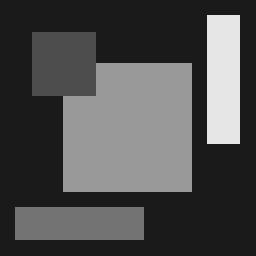
%> input picture TestComputerVision/computervision3/rectangles.jpg, 256 x 256 px
$ octave hw1.m   (GNU Octave 9; MATLAB toolbox functions it lacks are replaced by stand-ins)
%> lines starting %> are read from the running program, lines starting %| are printed output that depends on the picture
### TestMatlab/computervison4/cs1114/lib/general/im2double.m
function img = im2double(img)
% Returns the input image converted to double in range [0-1]
%
% Assumes the input image is uint8 in the range [0-255] or already
%     an appropriate double image in the range [0-1]

if(~isequal(class(img), 'double'))
    img = double(img) ./ 255;
end
if((max(max(img)) - 1.0) > 0.001)
    img = img ./ 255;
end

end

### TestComputerVision/computervision3/hw1.m
%hw1a

%given matrix, vectorize matrix

%test_mat = [1 2 3;4 5 6;7 8 9]

%
%vec_row1 = test_mat(1,:)
%
%vec_col1 = test_mat(:,1)
%
%vec_mat = test_mat(:)
%size(vec_mat)

%vec_reshape_row = reshape(test_mat,1,[])
%vec_reshape_column= reshape(test_mat,[],1)


BASE_PATH='/Users/dc/TestCode/TestMatlab/computervision3/';

img =im2double(imread(strcat(BASE_PATH,'rectangles.jpg')));
[M,N] = size(img); figure(1);
%> after `[M,N] = size(img)`: M = 256; N = 256
hold on;
line([10,10],[20,20],'Color','w','LineWidth',2);
%alpha = alpha(1:M, 1:N);
%set(img, 'AlphaData', alpha);
imshow(img);
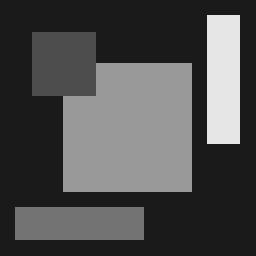
%> figure redrawn from the program's plot data
hold off;
%test=reshape(img,[],1)
numUnique=unique(img);
%> numUnique = 44 values from 0 to 0.902
%default is 10 bins
h=hist(reshape(img,[],1))
%> h = [107 37266 1 4096 4097 160 15552 0 0 4257]

%what does 20 bins look like?
h1 = hist(reshape(img,[],1),20);
%> h1 = 20 values, max 37254 at index 3, min 0 at index 6, mean 3276.8
[N, edges] = histcounts(img)
%> N = 46 values, max 35682 at index 6, min 0 at index 2, mean 1424.7; edges = 47 values from 0 to 0.92

[row, col]=find(img == img(1,1))
%> row = 34308 values from 1 to 256; col = 34308 values from 1 to 256


% [12 lines of commented-out code are left out]
